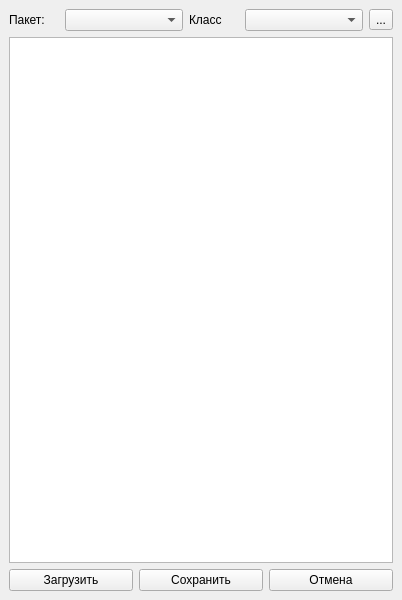
<?xml version="1.0" encoding="UTF-8"?>
<ui version="4.0">
 <class>MainWindow</class>
 <widget class="QMainWindow" name="MainWindow">
  <property name="geometry">
   <rect>
    <x>0</x>
    <y>0</y>
    <width>402</width>
    <height>600</height>
   </rect>
  </property>
  <property name="windowTitle">
   <string>MainWindow</string>
  </property>
  <widget class="QWidget" name="centralwidget">
   <layout class="QVBoxLayout" name="verticalLayout">
    <item>
     <layout class="QHBoxLayout" name="horizontalLayout">
      <item>
       <widget class="QLabel" name="label">
        <property name="maximumSize">
         <size>
          <width>50</width>
          <height>16777215</height>
         </size>
        </property>
        <property name="text">
         <string>Пакет:</string>
        </property>
       </widget>
      </item>
      <item>
       <widget class="QComboBox" name="cbPackage"/>
      </item>
      <item>
       <widget class="QLabel" name="label_2">
        <property name="maximumSize">
         <size>
          <width>50</width>
          <height>16777215</height>
         </size>
        </property>
        <property name="text">
         <string>Класс</string>
        </property>
       </widget>
      </item>
      <item>
       <widget class="QComboBox" name="cbClass"/>
      </item>
      <item>
       <widget class="QToolButton" name="tbLoad">
        <property name="text">
         <string>...</string>
        </property>
       </widget>
      </item>
     </layout>
    </item>
    <item>
     <widget class="QTreeView" name="tvProtoTree"/>
    </item>
    <item>
     <layout class="QHBoxLayout" name="horizontalLayout_2">
      <item>
       <widget class="QPushButton" name="pbLoadData">
        <property name="text">
         <string>Загрузить</string>
        </property>
       </widget>
      </item>
      <item>
       <widget class="QPushButton" name="pbSaveData">
        <property name="text">
         <string>Сохранить</string>
        </property>
       </widget>
      </item>
      <item>
       <widget class="QPushButton" name="pbReject">
        <property name="text">
         <string>Отмена</string>
        </property>
       </widget>
      </item>
     </layout>
    </item>
   </layout>
  </widget>
 </widget>
 <resources/>
 <connections/>
</ui>
